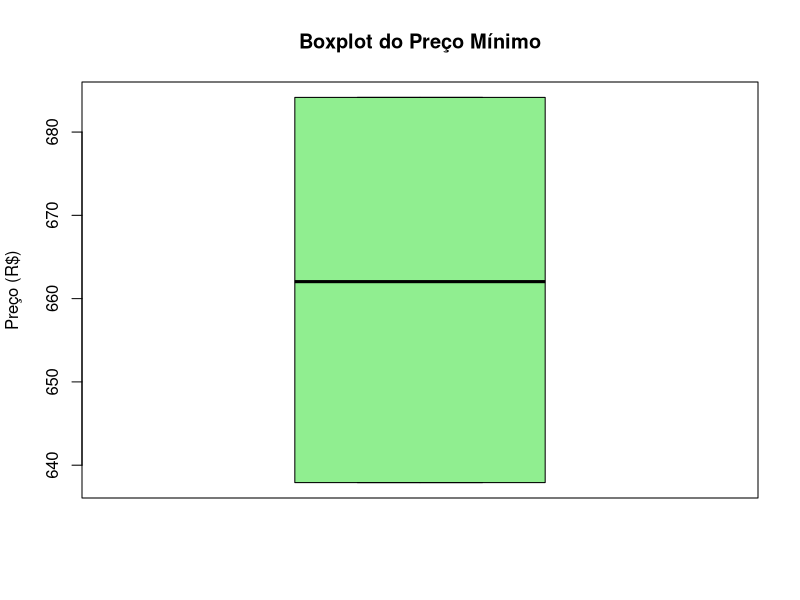

Generate this figure with R:
# Instala o pacote se não estiver instalado
if (!requireNamespace("readxl", quietly = TRUE)) {
  install.packages("readxl")
}

# Carrega o pacote
library(readxl)

# Ler o arquivo Excel
dados <- read_excel("base de dados.xlsx")
head(dados)

# Selecionar a variável quantitativa
preco <- dados$`Preço Mínimo`

# -------------------------------
# Medidas de Tendência Central
# -------------------------------
cat("\n--- Medidas de Tendência Central ---\n")
cat("Média:", mean(preco), "\n")
cat("Mediana:", median(preco), "\n")

# -------------------------------
# Medidas de Dispersão
# -------------------------------
cat("\n--- Medidas de Dispersão ---\n")
cat("Valor mínimo:", min(preco), "\n")
cat("Valor máximo:", max(preco), "\n")
cat("Amplitude total:", diff(range(preco)), "\n")

# -------------------------------
# Medidas Separatrizes
# -------------------------------
cat("\n--- Medidas Separatrizes ---\n")
cat("Quartis:\n")
print(quantile(preco, probs = c(0.25, 0.5, 0.75)))
cat("\nDecis:\n")
print(quantile(preco, probs = seq(0.1, 0.9, 0.1)))

# -------------------------------
# Análise Gráfica
# -------------------------------
cat("\n--- Análise Gráfica ---\n")
boxplot(preco, 
        main = "Boxplot do Preço Mínimo",
        ylab = "Preço (R$)", 
        col = "lightgreen")
